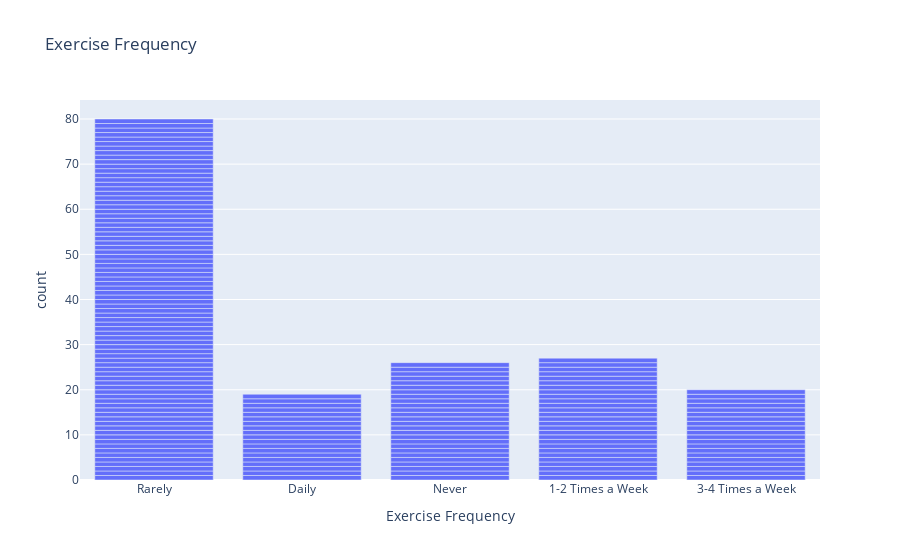

Source (notebook cell):
### Code cell
import plotly.express as px
fig = px.bar(df, x='Exercise_Frequency', title='Exercise Frequency', labels={'Exercise_Frequency': 'Exercise Frequency'})
fig.show()

### Figure 1 — Plotly figure (JSON) as saved in the notebook; plotly's stock layout.template omitted (floating-point values rounded to 4 significant figures; data arrays with more than 128 entries replaced by an {"elided": "..."} marker saying what was removed)
{"data": [{"alignmentgroup": "True", "hovertemplate": "Exercise Frequency=%{x}<br>count=%{y}<extra></extra>", "legendgroup": "", "marker": {"color": "#636efa", "pattern": {"shape": ""}}, "name": "", "offsetgroup": "", "orientation": "v", "showlegend": false, "textposition": "auto", "x": {"elided": "172 str values"}, "xaxis": "x", "y": {"elided": "172 int values"}, "yaxis": "y", "type": "bar"}], "layout": {"xaxis": {"anchor": "y", "domain": [0.0, 1.0], "title": {"text": "Exercise Frequency"}}, "yaxis": {"anchor": "x", "domain": [0.0, 1.0], "title": {"text": "count"}}, "legend": {"tracegroupgap": 0}, "title": {"text": "Exercise Frequency"}, "barmode": "relative"}}
